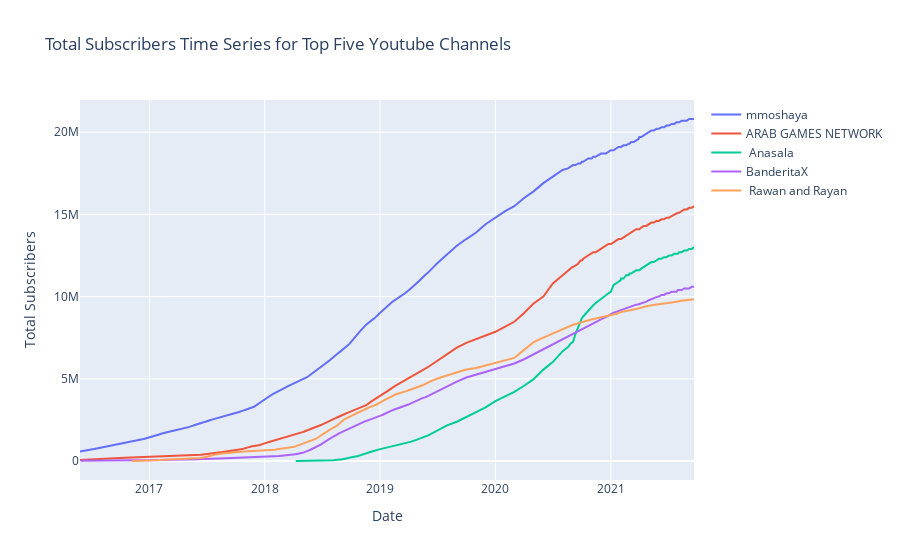

The cell this chart's notebook holds for it:
### Code cell
fig = go.Figure(layout = dict(title="Total Subscribers Time Series for Top Five Youtube Channels",
                        xaxis_title="Date",
                        yaxis_title="Total Subscribers"))#make_subplots(5,1)
for cn,df in top_channels.items():
    fig.add_trace(go.Scatter(x=df["Date"],y=df["TotalSubscribers"],name=cn))
# fig.update_layout(height=1200)
fig.show()

### Figure 1 — Plotly figure (JSON) as saved in the notebook; plotly's stock layout.template omitted (floating-point values rounded to 4 significant figures; data arrays with more than 128 entries replaced by an {"elided": "..."} marker saying what was removed)
{"data": [{"name": "mmoshaya", "type": "scatter", "x": {"elided": "1172 str values"}, "y": {"elided": "1172 int values"}}, {"name": "ARAB GAMES NETWORK", "type": "scatter", "x": {"elided": "1172 str values"}, "y": {"elided": "1172 int values"}}, {"name": " Anasala", "type": "scatter", "x": {"elided": "493 str values"}, "y": {"elided": "493 int values"}}, {"name": "BanderitaX", "type": "scatter", "x": {"elided": "1167 str values"}, "y": {"elided": "1167 int values"}}, {"name": " Rawan and Rayan", "type": "scatter", "x": {"elided": "1072 str values"}, "y": {"elided": "1072 int values"}}], "layout": {"title": {"text": "Total Subscribers Time Series for Top Five Youtube Channels"}, "xaxis": {"title": {"text": "Date"}}, "yaxis": {"title": {"text": "Total Subscribers"}}}}
